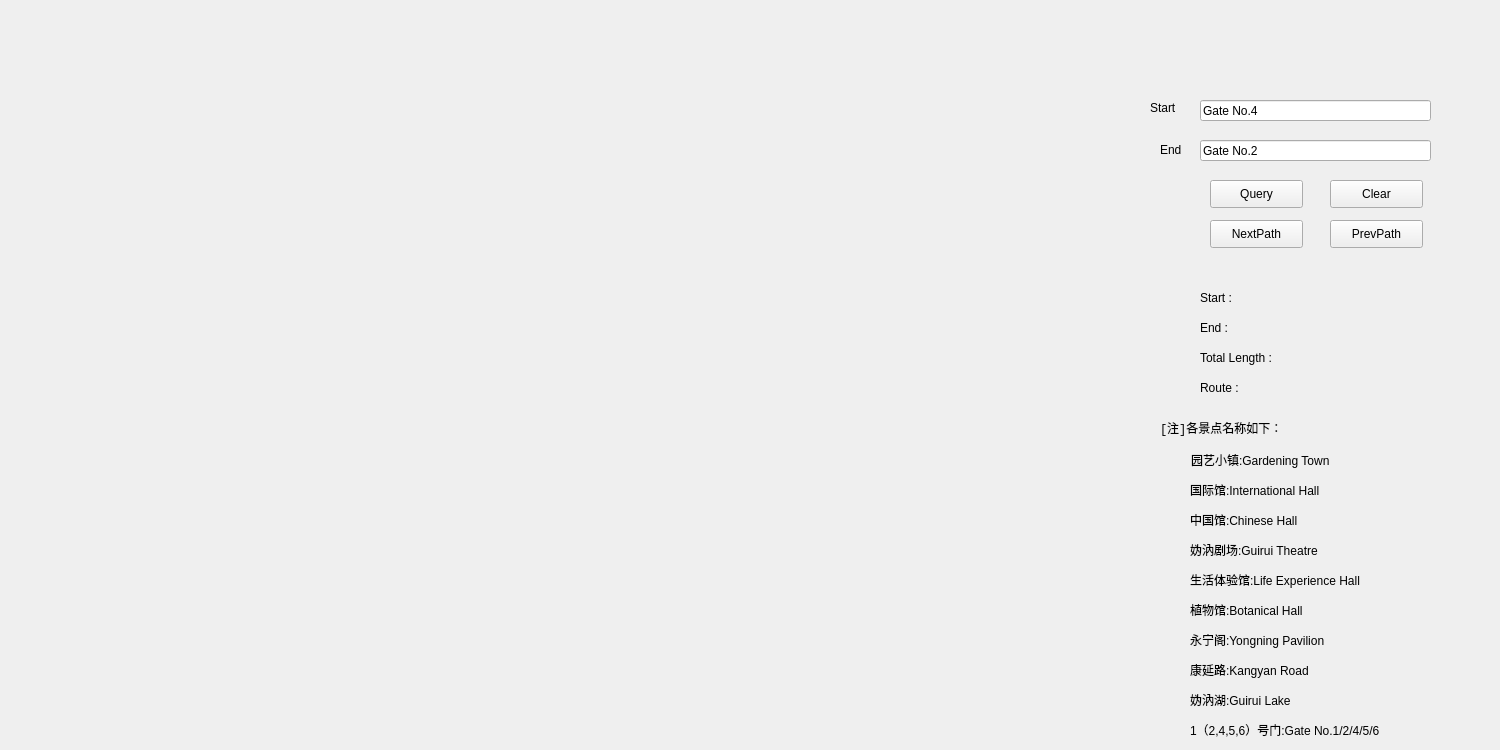
<?xml version="1.0" encoding="UTF-8"?>
<ui version="4.0">
 <class>WalkRoute</class>
 <widget class="QWidget" name="WalkRoute">
  <property name="geometry">
   <rect>
    <x>0</x>
    <y>0</y>
    <width>1500</width>
    <height>750</height>
   </rect>
  </property>
  <property name="windowTitle">
   <string>Widget</string>
  </property>
  <widget class="QLabel" name="startLabel">
   <property name="geometry">
    <rect>
     <x>1150</x>
     <y>100</y>
     <width>41</width>
     <height>16</height>
    </rect>
   </property>
   <property name="text">
    <string>Start</string>
   </property>
  </widget>
  <widget class="QLabel" name="endLabel">
   <property name="geometry">
    <rect>
     <x>1160</x>
     <y>140</y>
     <width>31</width>
     <height>20</height>
    </rect>
   </property>
   <property name="text">
    <string>End</string>
   </property>
  </widget>
  <widget class="QLineEdit" name="startEdit">
   <property name="geometry">
    <rect>
     <x>1200</x>
     <y>100</y>
     <width>231</width>
     <height>21</height>
    </rect>
   </property>
   <property name="text">
    <string>Gate No.4</string>
   </property>
  </widget>
  <widget class="QLineEdit" name="endEdit">
   <property name="geometry">
    <rect>
     <x>1200</x>
     <y>140</y>
     <width>231</width>
     <height>21</height>
    </rect>
   </property>
   <property name="text">
    <string>Gate No.2</string>
   </property>
  </widget>
  <widget class="QPushButton" name="queryButton">
   <property name="geometry">
    <rect>
     <x>1210</x>
     <y>180</y>
     <width>93</width>
     <height>28</height>
    </rect>
   </property>
   <property name="text">
    <string>Query</string>
   </property>
  </widget>
  <widget class="QLabel" name="label">
   <property name="geometry">
    <rect>
     <x>1191</x>
     <y>450</y>
     <width>191</width>
     <height>20</height>
    </rect>
   </property>
   <property name="text">
    <string>园艺小镇:Gardening Town</string>
   </property>
  </widget>
  <widget class="QLabel" name="label_2">
   <property name="geometry">
    <rect>
     <x>1190</x>
     <y>480</y>
     <width>201</width>
     <height>20</height>
    </rect>
   </property>
   <property name="text">
    <string>国际馆:International Hall</string>
   </property>
  </widget>
  <widget class="QLabel" name="label_3">
   <property name="geometry">
    <rect>
     <x>1190</x>
     <y>510</y>
     <width>201</width>
     <height>20</height>
    </rect>
   </property>
   <property name="text">
    <string>中国馆:Chinese Hall</string>
   </property>
  </widget>
  <widget class="QLabel" name="label_4">
   <property name="geometry">
    <rect>
     <x>1190</x>
     <y>540</y>
     <width>201</width>
     <height>20</height>
    </rect>
   </property>
   <property name="text">
    <string>妫汭剧场:Guirui Theatre</string>
   </property>
  </widget>
  <widget class="QLabel" name="label_5">
   <property name="geometry">
    <rect>
     <x>1190</x>
     <y>570</y>
     <width>251</width>
     <height>20</height>
    </rect>
   </property>
   <property name="text">
    <string>生活体验馆:Life Experience Hall</string>
   </property>
  </widget>
  <widget class="QLabel" name="label_6">
   <property name="geometry">
    <rect>
     <x>1190</x>
     <y>600</y>
     <width>251</width>
     <height>20</height>
    </rect>
   </property>
   <property name="text">
    <string>植物馆:Botanical Hall</string>
   </property>
  </widget>
  <widget class="QLabel" name="label_7">
   <property name="geometry">
    <rect>
     <x>1160</x>
     <y>420</y>
     <width>171</width>
     <height>16</height>
    </rect>
   </property>
   <property name="font">
    <font>
     <family>Consolas</family>
     <pointsize>9</pointsize>
    </font>
   </property>
   <property name="cursor">
    <cursorShape>ArrowCursor</cursorShape>
   </property>
   <property name="text">
    <string>[注]各景点名称如下：</string>
   </property>
   <property name="textFormat">
    <enum>Qt::AutoText</enum>
   </property>
  </widget>
  <widget class="QPushButton" name="ClearButton">
   <property name="geometry">
    <rect>
     <x>1330</x>
     <y>180</y>
     <width>93</width>
     <height>28</height>
    </rect>
   </property>
   <property name="text">
    <string>Clear</string>
   </property>
  </widget>
  <widget class="QLabel" name="LabelStartPos">
   <property name="geometry">
    <rect>
     <x>1200</x>
     <y>290</y>
     <width>281</width>
     <height>16</height>
    </rect>
   </property>
   <property name="text">
    <string>Start :</string>
   </property>
  </widget>
  <widget class="QLabel" name="LabelEndPos">
   <property name="geometry">
    <rect>
     <x>1200</x>
     <y>320</y>
     <width>281</width>
     <height>16</height>
    </rect>
   </property>
   <property name="text">
    <string>End :</string>
   </property>
  </widget>
  <widget class="QLabel" name="label_8">
   <property name="geometry">
    <rect>
     <x>1190</x>
     <y>630</y>
     <width>251</width>
     <height>20</height>
    </rect>
   </property>
   <property name="text">
    <string>永宁阁:Yongning Pavilion</string>
   </property>
  </widget>
  <widget class="QPushButton" name="NextPathButton">
   <property name="geometry">
    <rect>
     <x>1210</x>
     <y>220</y>
     <width>93</width>
     <height>28</height>
    </rect>
   </property>
   <property name="text">
    <string>NextPath</string>
   </property>
  </widget>
  <widget class="QPushButton" name="PrevPathButton">
   <property name="geometry">
    <rect>
     <x>1330</x>
     <y>220</y>
     <width>93</width>
     <height>28</height>
    </rect>
   </property>
   <property name="text">
    <string>PrevPath</string>
   </property>
  </widget>
  <widget class="QLabel" name="totallen">
   <property name="geometry">
    <rect>
     <x>1200</x>
     <y>350</y>
     <width>201</width>
     <height>16</height>
    </rect>
   </property>
   <property name="text">
    <string>Total Length :</string>
   </property>
  </widget>
  <widget class="QLabel" name="LabelRoute">
   <property name="geometry">
    <rect>
     <x>1200</x>
     <y>380</y>
     <width>201</width>
     <height>16</height>
    </rect>
   </property>
   <property name="text">
    <string>Route :</string>
   </property>
  </widget>
  <widget class="QLabel" name="label_9">
   <property name="geometry">
    <rect>
     <x>1190</x>
     <y>660</y>
     <width>251</width>
     <height>20</height>
    </rect>
   </property>
   <property name="text">
    <string>康延路:Kangyan Road</string>
   </property>
  </widget>
  <widget class="QLabel" name="label_10">
   <property name="geometry">
    <rect>
     <x>1190</x>
     <y>690</y>
     <width>251</width>
     <height>20</height>
    </rect>
   </property>
   <property name="text">
    <string>妫汭湖:Guirui Lake</string>
   </property>
  </widget>
  <widget class="QLabel" name="label_11">
   <property name="geometry">
    <rect>
     <x>1190</x>
     <y>720</y>
     <width>291</width>
     <height>20</height>
    </rect>
   </property>
   <property name="text">
    <string>1（2,4,5,6）号门:Gate No.1/2/4/5/6</string>
   </property>
  </widget>
 </widget>
 <layoutdefault spacing="6" margin="11"/>
 <resources/>
 <connections/>
</ui>
